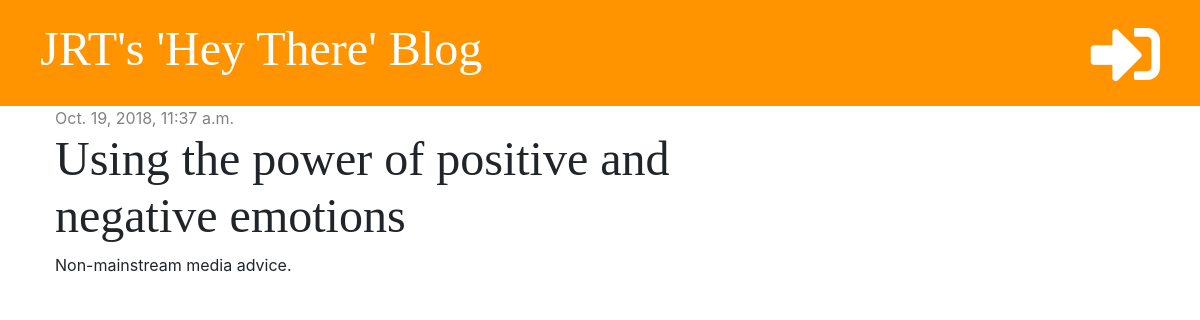
Screenshot of /post/3/ with the database file from the repository.
### blog/models.py (models this page shows, shortened)
class Post(models.Model):
    author = models.ForeignKey('auth.User', on_delete=models.CASCADE)
    title = models.CharField(max_length=200)
    text = models.TextField()
    created_date = models.DateTimeField(default=timezone.now)
    published_date = models.DateTimeField(blank=True, null=True)

### blog/views.py (the view)
# urls.py: path('post/<int:pk>/', views.post_detail, name='post_detail'),
def post_detail(request, pk):
    post = get_object_or_404(Post, pk=pk)
    stuff_for_front_end = {'post': post}
    return render(request, 'blog/post_detail.html', stuff_for_front_end)

### blog/templates/blog/post_detail.html (shortened to what this page needs)
{% extends 'blog/base.html' %}
{% block content %}
    <div class="post">
        {% if post.published_date %}
            <div class="date">
                {{ post.published_date }}
            </div>
            {% else %}
        <a href="{% url 'post_publish' pk=post.pk %}" class="btn btn-primary">Publish</a>
        {% endif %}
        <h1>{{ post.title }}</h1>
        <p>{{ post.text|linebreaksbr }}</p>
    </div>
{% endblock %}

### blog/static/css/blog.css (style rules this page uses)
h1, h2, h3, h4 { font-family: 'Tangerine', 'Inconsolata', 'Droid Sans', serif; font-size: 48px; }
.date { color: #828282; }
.post { margin-bottom: 70px; }

### rows the page displays
Post: published_date "Oct. 19, 2018, 11:37 a.m.", title "Using the power of positive and negative emotions", text "Non-mainstream media advice."
